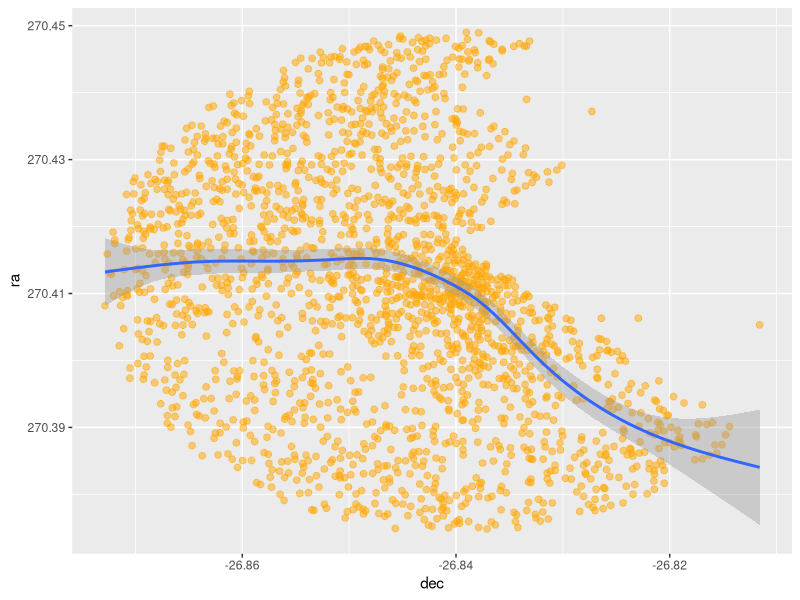
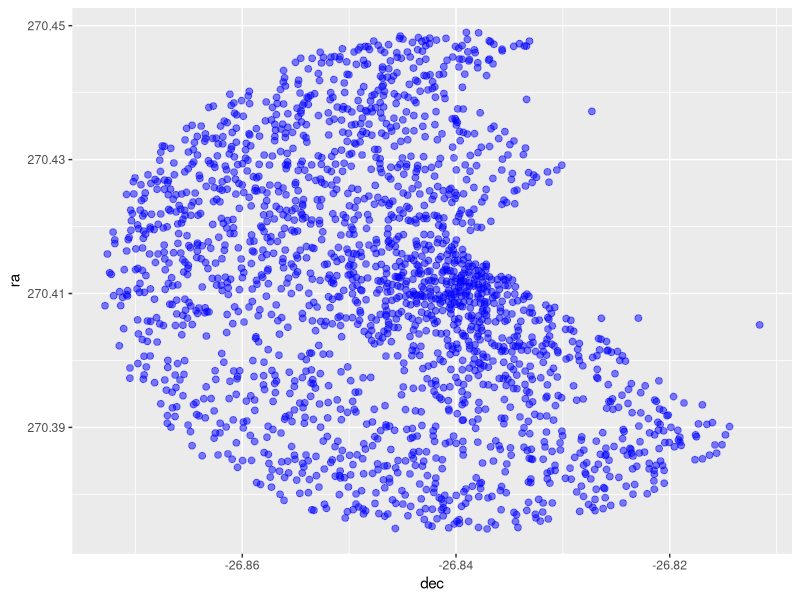
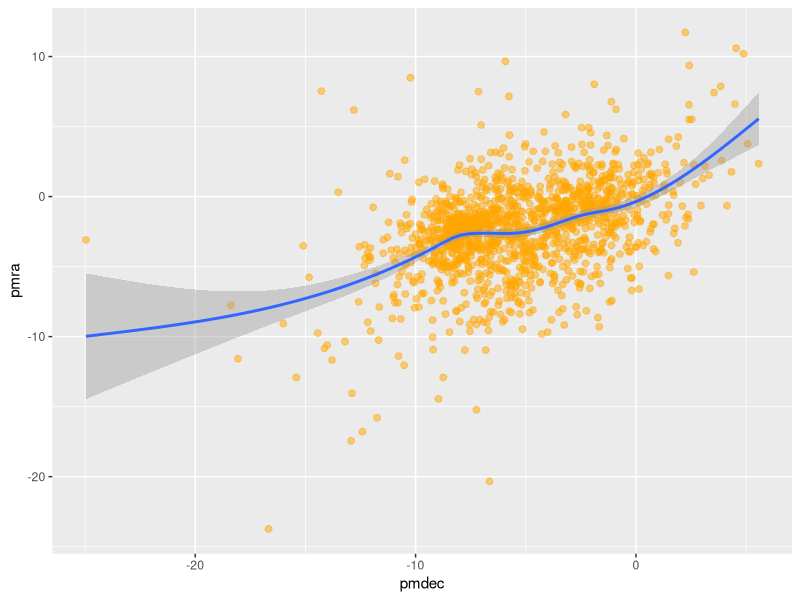
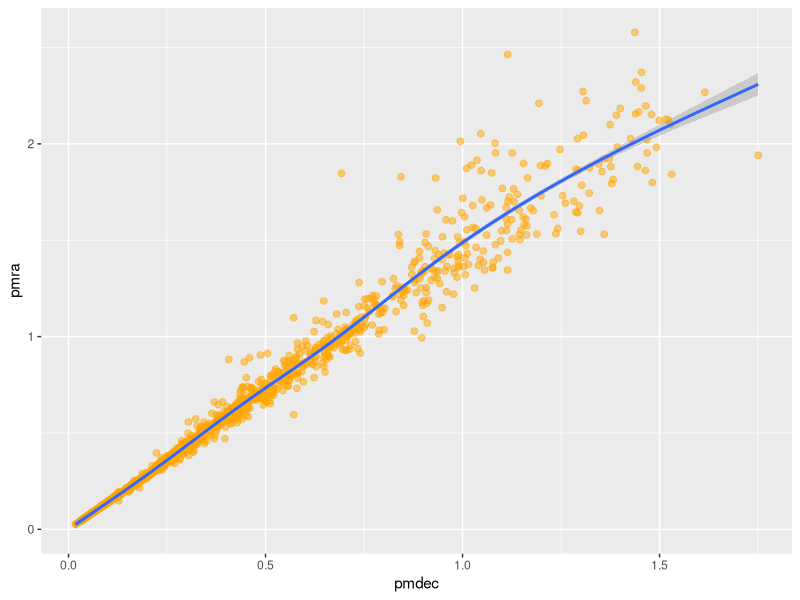
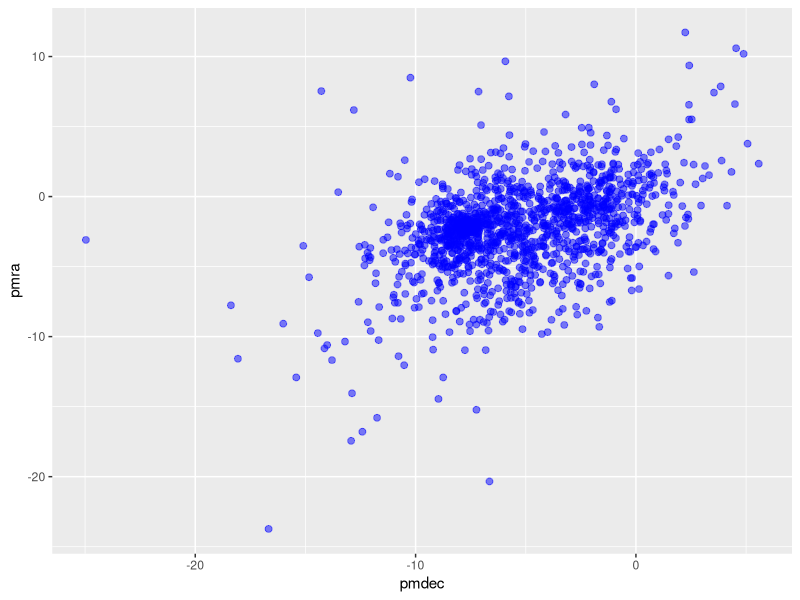
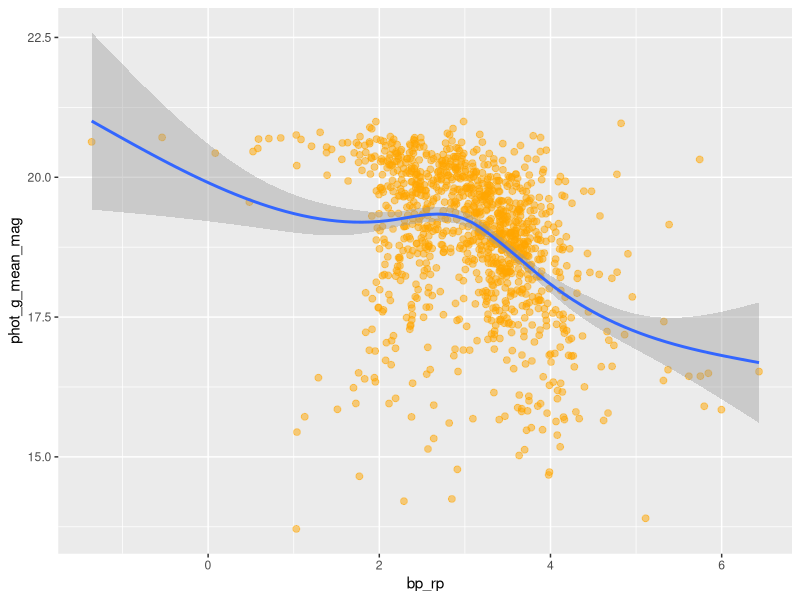
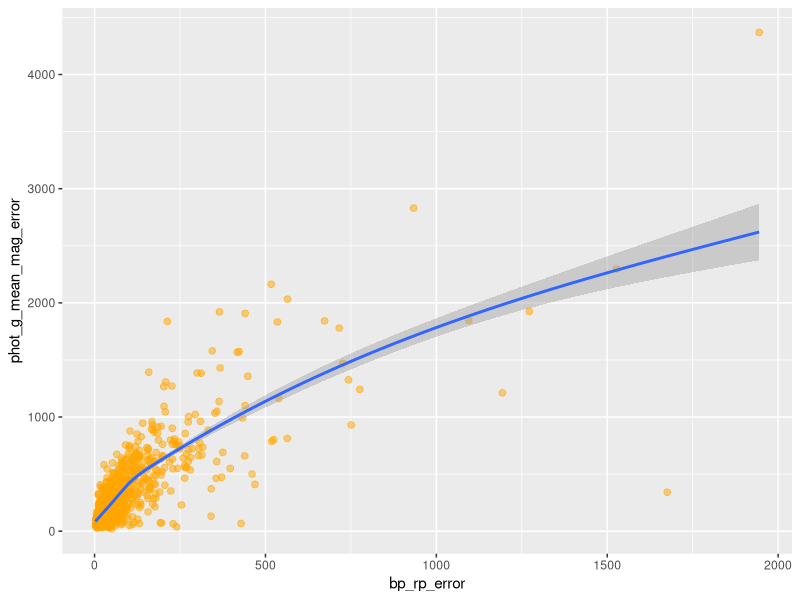
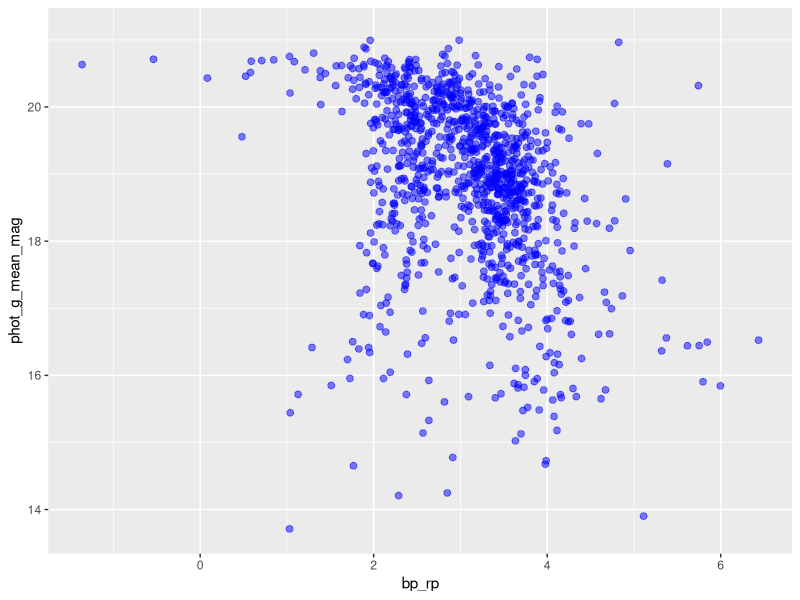

The R source for these figures, in order: (Note: this script raises an error after producing the figures.)
## ---- chunk 1
terzan_9 <- read.csv("1657871725305O-result.csv")
## ---- chunk 2
library(tidyverse)
library(readr)
library(ggplot2)
library(ggpubr)
## ---- chunk 3
summary(terzan_9)
## ---- chunk 4
model_1 <- lm(ra ~ dec, data = terzan_9)
## ---- chunk 5
summary(model_1)
## ---- chunk 6
ggplot(data = model_1, aes(x = dec, y = ra)) +
  geom_point(alpha=0.5, size=2, color = 'orange') +
  labs(y="ra", x="dec") +
  stat_smooth()
## ---- chunk 7
terzan_9 %>%
  ggplot(aes(dec,ra)) +
  geom_point(alpha=0.5, size=2, color = 'blue') +
  labs(y="ra", x="dec")
## ---- chunk 8
model_2 <- lm(pmra ~ pmdec, data = terzan_9)
pm_error <- lm(pmra_error ~ pmdec_error, data = terzan_9)
## ---- chunk 9
summary(model_2)
summary(pm_error)
## ---- chunk 10
ggplot(data = model_2, aes(x = pmdec, y = pmra)) +
  geom_point(alpha=0.5, size=2, color = 'orange') +
  labs(y="pmra", x="pmdec") +
  stat_smooth()

ggplot(data = pm_error, aes(x = pmdec_error, y = pmra_error)) +
  geom_point(alpha=0.5, size=2, color = 'orange') +
  labs(y="pmra", x="pmdec") +
  stat_smooth()
## ---- chunk 11
terzan_9 %>%
  ggplot(aes(pmdec,pmra)) +
  geom_point(alpha=0.5, size=2, color = 'blue') +
  labs(y="pmra", x="pmdec") 
## ---- chunk 12
model_3 <- lm(phot_g_mean_mag ~ bp_rp, data = terzan_9)
phot_error <- lm(phot_g_mean_flux_over_error ~ phot_bp_mean_flux_over_error + phot_rp_mean_flux_over_error, data = terzan_9)
## ---- chunk 13
summary(model_3)
summary(phot_error)
## ---- chunk 14
ggplot(data = model_3, aes(x = bp_rp, y = phot_g_mean_mag)) +
  geom_point(alpha=0.5, size=2, color = 'orange') +
  labs(y="phot_g_mean_mag", x="bp_rp") +
  stat_smooth()

ggplot(data = phot_error, aes(x = phot_bp_mean_flux_over_error + phot_rp_mean_flux_over_error, y = phot_g_mean_flux_over_error)) +
  geom_point(alpha=0.5, size=2, color = 'orange') +
  labs(y="phot_g_mean_mag_error", x="bp_rp_error") +
  stat_smooth()
## ---- chunk 15
terzan_9 %>%
  ggplot(aes(bp_rp,phot_g_mean_mag)) +
  geom_point(alpha=0.5, size=2, color = 'blue') +
  labs(y="phot_g_mean_mag", x="bp_rp")
## ---- chunk 16
ggplot(terzan_9, aes(mh_gspphot)) +
  geom_histogram(bins = 30)
## ---- chunk 17
ggplot(terzan_9, aes(radial_velocity)) +
  geom_histogram()
## ---- chunk 18
ps_terzan_9 <- terzan_9 
select(ps_ngc_6558, source_id, ra, dec, pmra, pmdec, parallax)
